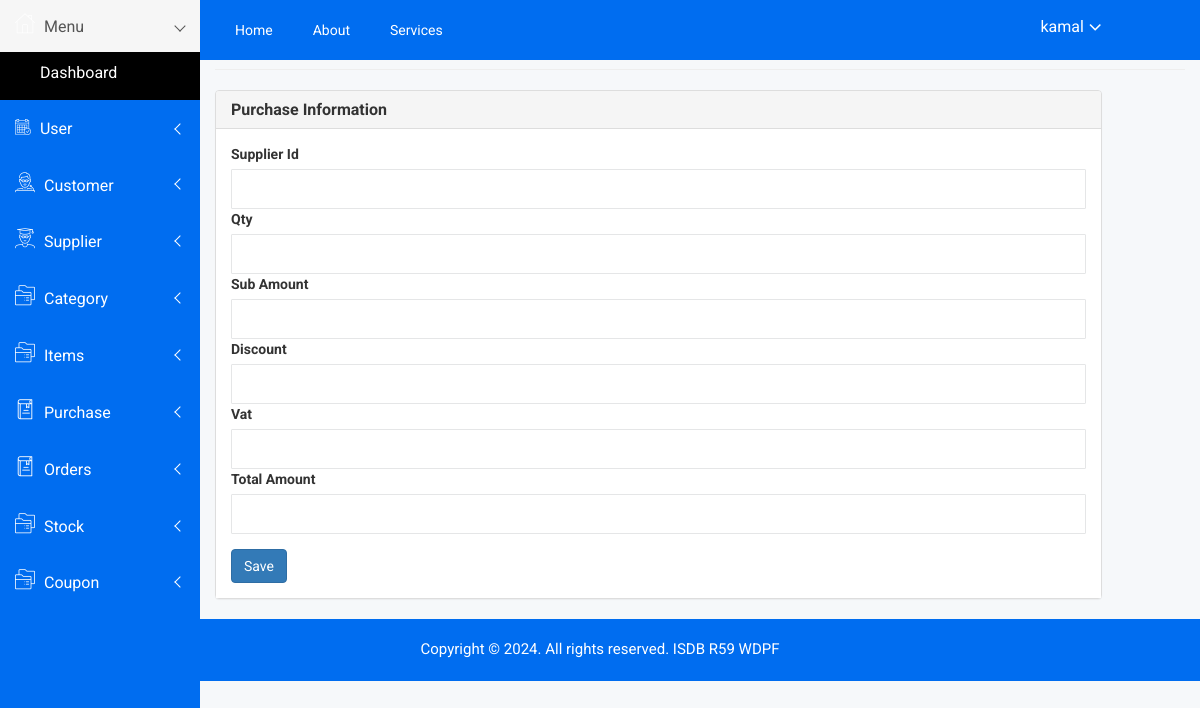
Before: /admin/purchase_edit.php?id=1 (signed in) with the older database file.
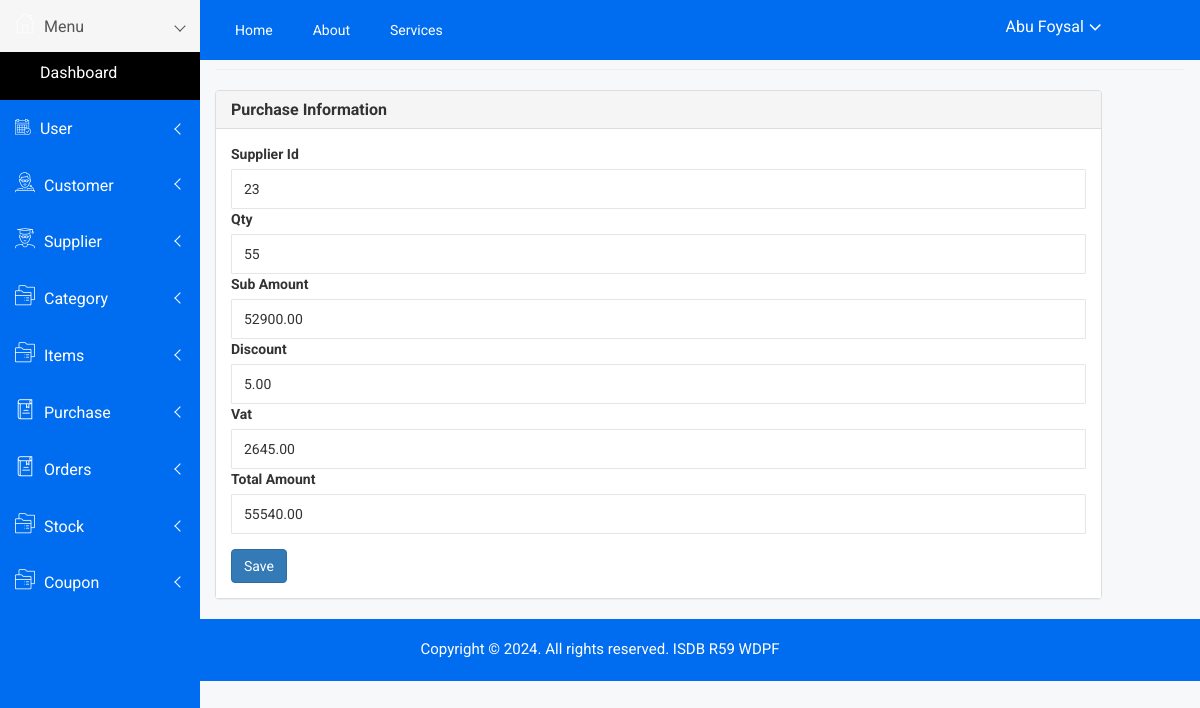
After: the same page with the newer database file.
### tables this page shows
CREATE TABLE `purchase` (
  `id` int(11) NOT NULL,
  `supplier_id` int(11) DEFAULT NULL,
  `purchase_date` date DEFAULT NULL,
  `qty` int(11) DEFAULT NULL,
  `sub_amount` decimal(10,2) DEFAULT NULL,
  `discount` decimal(10,2) DEFAULT NULL,
  `vat` decimal(10,2) DEFAULT NULL,
  `total_amount` decimal(10,2) DEFAULT NULL,
  `purchase_data` text DEFAULT NULL,
  `created_at` datetime DEFAULT NULL,
  `created_by` int(11) DEFAULT NULL,
  `updated_at` datetime DEFAULT NULL,
  `updated_by` int(11) DEFAULT NULL,
  `deleted_at` datetime DEFAULT NULL
);

### admin/include/connection.php (called while the page is built)
<?php
    include_once('class/crud.php');
    $mysqli=new crud("root","","sports_store");
    $baseurl="http://localhost/sports_store/admin/";
?>

### admin/class/crud.php (called while the page is built, shortened)
<?php
    class crud{
        private $host='localhost';
        private $connection;
        public function __construct($user,$password,$database){
            $this->user=$user;
            $this->password=$password;
            $this->database=$database;
            $this->connection=new mysqli($this->host,$this->user,$this->password,$this->database);
        }
        public function common_select_single($table,$fields='*',$condition=false,$sort_field=false,$sort='ASC'){
            $result=array();
            $error=false;
            $sql="select $fields from $table where deleted_at is null ";
            if(is_array($condition)){
                $sql.=" and ";
                foreach($condition as $k=>$v){
                    $v = $this->connection->real_escape_string($v);
                    $sql.="$k='$v' and ";
                }
                $sql=rtrim($sql,'and ');
            }
            $rs=$this->connection->query($sql);
            if($rs){
                if($rs->num_rows > 0){
                    while($r=$rs->fetch_object()){
                        $result=$r;
                    }
                }
            }else{
                $error=$this->connection->error;
            }
            $return = array('data'=>$result,'error'=>$error);
            return $return;
        }
    }
?>

### admin/purchase_edit.php (the view, shortened to what the changed rows need)
<?php include('include/header.php') ; ?>
<div class="container-fluid">
    <?php
        $olddata=array();
        $con['id']=$_GET['id'];
        $result=$mysqli->common_select_single('purchase','*',$con);
        if($result){
            if($result['data']){
                $olddata=$result['data'];
            }
        }
    ?>
    <div class="row">
        <div class="col-md-11">
            <div class="panel panel-default">
                <div class="panel-body">
                    <form method="post" action="">
                        <div class="form-group">
                        <label for="Supplier">Supplier Id</label>
                        <input type="number" name="supplier_id" class="form-control" id="Supplier" value="<?= $olddata->supplier_id ?>" />
                            <label for="Qty">Qty</label>
                            <input type="number" name="qty" class="form-control" id="Qty" value="<?= $olddata->qty ?>" />
                            <label for="SubAmount">Sub Amount </label>
                            <input type="number" name="sub_amount" class="form-control" id="SubAmount" value="<?= $olddata->sub_amount ?>" />
                            <label for="Discount">Discount</label>
                            <input type="number" name="discount" class="form-control" id="Discount" value="<?= $olddata->discount ?>" />
                            <label for="Vat">Vat</label>
                            <input type="number" name="vat" class="form-control" id="Vat" value="<?= $olddata->vat ?>" />
                            <label for="TotalAmount">Total Amount</label>
                            <input type="number" name="total_amount" class="form-control" id="TotalAmount" value="<?= $olddata->total_amount ?>" />
                        </div>
                    </form>
                </div>
            </div>
        </div>
    </div>
</div>
<?php include('include/footer.php') ; ?>

### admin/include/header.php (shortened to what the changed rows need)
<?php require_once('connection.php'); ?>
<!doctype html>
<html class="no-js" lang="en">
<head>
    <link rel="stylesheet" href="<?= $baseurl ?>assets/css/bootstrap.min.css">
    <link rel="stylesheet" href="<?= $baseurl ?>assets/css/font-awesome.min.css">
    <link rel="stylesheet" href="<?= $baseurl ?>assets/css/owl.carousel.css">
    <link rel="stylesheet" href="<?= $baseurl ?>assets/css/owl.theme.css">
    <link rel="stylesheet" href="<?= $baseurl ?>assets/css/owl.transitions.css">
    <link rel="stylesheet" href="<?= $baseurl ?>assets/css/animate.css">
    <link rel="stylesheet" href="<?= $baseurl ?>assets/css/normalize.css">
    <link rel="stylesheet" href="<?= $baseurl ?>assets/css/meanmenu.min.css">
    <link rel="stylesheet" href="<?= $baseurl ?>assets/css/main.css">
    <link rel="stylesheet" href="<?= $baseurl ?>assets/css/educate-custon-icon.css">
    <link rel="stylesheet" href="<?= $baseurl ?>assets/css/morrisjs/morris.css">
    <link rel="stylesheet" href="<?= $baseurl ?>assets/css/scrollbar/jquery.mCustomScrollbar.min.css">
    <link rel="stylesheet" href="<?= $baseurl ?>assets/css/metisMenu/metisMenu.min.css">
    <link rel="stylesheet" href="<?= $baseurl ?>assets/css/metisMenu/metisMenu-vertical.css">
    <link rel="stylesheet" href="<?= $baseurl ?>assets/css/calendar/fullcalendar.min.css">
    <link rel="stylesheet" href="<?= $baseurl ?>assets/css/calendar/fullcalendar.print.min.css">
    <link rel="stylesheet" href="<?= $baseurl ?>assets/style.css">
    <link rel="stylesheet" href="<?= $baseurl ?>assets/css/responsive.css">
</head>
<body>
<div class="all-content-wrapper">
  <div class="header-advance-area">
    <div class="header-top-area">
        <div class="container-fluid">
            <div class="row">
                <div class="col-lg-12 col-md-12 col-sm-12 col-xs-12">
                    <div class="header-top-wraper">
                        <div class="row">
                            <div class="col-lg-5 col-md-5 col-sm-12 col-xs-12">
                                <div class="header-right-info">
                                    <ul class="nav navbar-nav mai-top-nav header-right-menu">
                                        <li class="nav-item">
                                            <a href="#" data-toggle="dropdown" role="button" aria-expanded="false" class="nav-link dropdown-toggle">
                                            <?php
                                                $con['id']=$_SESSION['id'];
                                            ?>
                                                <span class="admin-name"><?= $_SESSION['name'] ?></span>
                                                <i class="fa fa-angle-down edu-icon edu-down-arrow"></i>
                                            </a>
                                        </li>
                                    </ul>
                                </div>
                            </div>
                        </div>
                    </div>
                </div>
            </div>
        </div>
    </div>
</div>

Changed rows visible on the page:
now on this page (row edited): purchase: supplier_id "23", qty "55", sub_amount "52900.00", discount "5.00", vat "2645.00", total_amount "55540.00"
Other visible differences:
$_SESSION['name']: "kamal" → "Abu Foysal"
